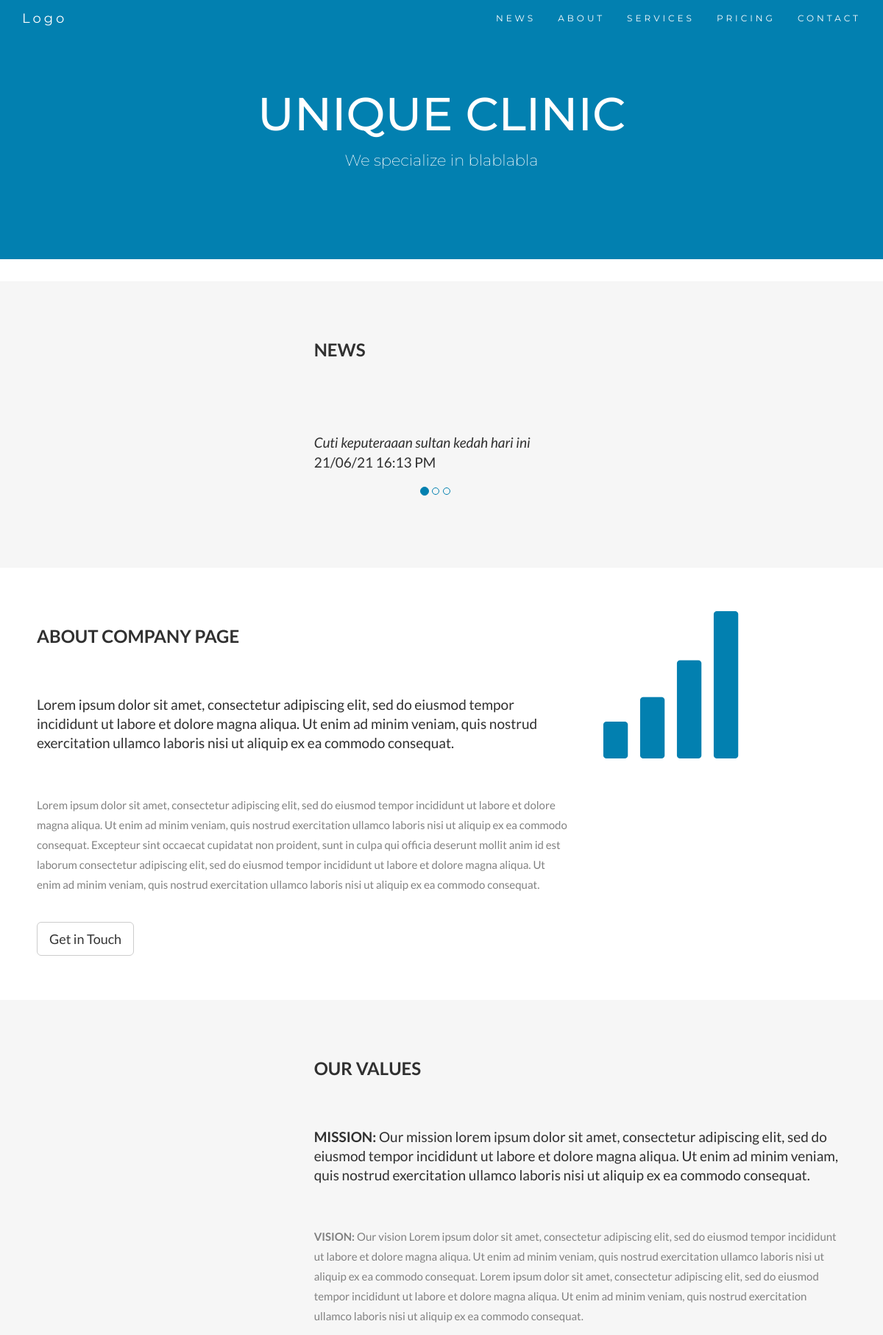
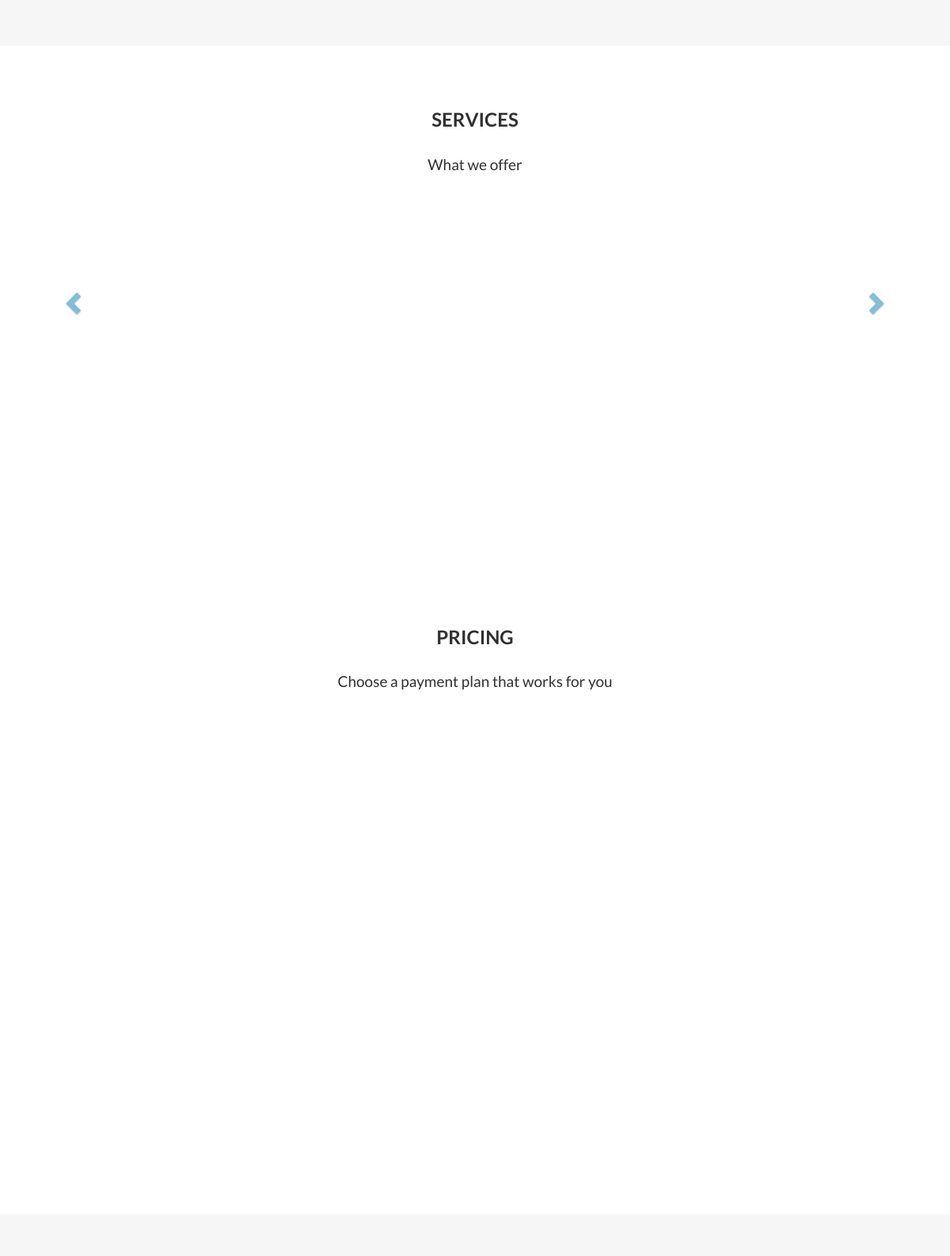
The page / (upper part) on the database its author committed (2 pictures, top to bottom).
### tables this page shows
CREATE TABLE `tbl_news` (
  `newsid` int(6) NOT NULL,
  `news` varchar(200) NOT NULL,
  `newsdate` datetime(6) NOT NULL DEFAULT current_timestamp(6)
);

### index.php (the view, shortened to what this page needs)
<?php
include_once("webapp/php/dbconnect.php");
$sqltopnews = "SELECT * FROM tbl_news ORDER BY newsdate DESC LIMIT 1";
$stmt = $conn->prepare($sqltopnews);
$stmt->execute();
$rowsingle = $stmt->fetch();
?>
<!DOCTYPE html>
<html lang="en">
<head>
  <link rel="stylesheet" href="https://maxcdn.bootstrapcdn.com/bootstrap/3.4.1/css/bootstrap.min.css">
</head>
<body id="myPage" data-spy="scroll" data-target=".navbar" data-offset="60">
  <nav class="navbar navbar-default navbar-fixed-top">
    <div class="container">
      <div class="navbar-header">
        <a class="navbar-brand" href="#myPage">Logo</a>
      </div>
      <div class="collapse navbar-collapse" id="myNavbar">
        <ul class="nav navbar-nav navbar-right">
          <li><a href="#news">NEWS</a></li>
          <li><a href="#about">ABOUT</a></li>
          <li><a href="#services">SERVICES</a></li>
          <li><a href="#pricing">PRICING</a></li>
          <li><a href="#contact">CONTACT</a></li>
        </ul>
      </div>
    </div>
  </nav>
  <div class="jumbotron text-center">
    <h1>UNIQUE CLINIC</h1>
    <p>We specialize in blablabla</p>
  </div>
  <div id="news" class="container-fluid bg-grey">
    <div class="row">
      <div class="col-sm-4">
      </div>
      <div class="col-sm-8">
        <h2>News</h2>
        <div id="myCarousel" class="carousel slide text-left" data-ride="carousel">
          <ol class="carousel-indicators" style="text-align: left;">
            <li data-target="#myCarousel" data-slide-to="0" class="active"></li>
            <li data-target="#myCarousel" data-slide-to="1"></li>
            <li data-target="#myCarousel" data-slide-to="2"></li>
          </ol>
          <?php
          echo "<div class='carousel-inner' role='listbox'>";
          echo "<div class='item active'>";
          echo "<h4>" . $rowsingle['news'] . "<br><span>" . date_format(date_create($rowsingle['newsdate']), 'd/m/y H:i A') . "</span></h4>";
          echo "</div>";
          echo "</div>";
          ?>
        </div>
      </div>
    </div>
  </div>
  <div id="about" class="container-fluid">
    <div class="row">
      <div class="col-sm-8">
        <h2>About Company Page</h2><br>
        <h4>Lorem ipsum dolor sit amet, consectetur adipiscing elit, sed do eiusmod tempor incididunt ut labore et dolore magna aliqua. Ut enim ad minim veniam, quis nostrud exercitation ullamco laboris nisi ut aliquip ex ea commodo consequat.</h4><br>
        <p>Lorem ipsum dolor sit amet, consectetur adipiscing elit, sed do eiusmod tempor incididunt ut labore et dolore magna aliqua. Ut enim ad minim veniam, quis nostrud exercitation ullamco laboris nisi ut aliquip ex ea commodo consequat. Excepteur sint occaecat cupidatat non proident, sunt in culpa qui officia deserunt mollit anim id est laborum consectetur adipiscing elit, sed do eiusmod tempor incididunt ut labore et dolore magna aliqua. Ut enim ad minim veniam, quis nostrud exercitation ullamco laboris nisi ut aliquip ex ea commodo consequat.</p>
        <br><button class="btn btn-default btn-lg">Get in Touch</button>
      </div>
      <div class="col-sm-4">
        <span class="glyphicon glyphicon-signal logo"></span>
      </div>
    </div>
  </div>
  <div class="container-fluid bg-grey">
    <div class="row">
      <div class="col-sm-4">
      </div>
      <div class="col-sm-8">
        <h2>Our Values</h2><br>
        <h4><strong>MISSION:</strong> Our mission lorem ipsum dolor sit amet, consectetur adipiscing elit, sed do eiusmod tempor incididunt ut labore et dolore magna aliqua. Ut enim ad minim veniam, quis nostrud exercitation ullamco laboris nisi ut aliquip ex ea commodo consequat.</h4><br>
        <p><strong>VISION:</strong> Our vision Lorem ipsum dolor sit amet, consectetur adipiscing elit, sed do eiusmod tempor incididunt ut labore et dolore magna aliqua. Ut enim ad minim veniam, quis nostrud exercitation ullamco laboris nisi ut aliquip ex ea commodo consequat.
          Lorem ipsum dolor sit amet, consectetur adipiscing elit, sed do eiusmod tempor incididunt ut labore et dolore magna aliqua. Ut enim ad minim veniam, quis nostrud exercitation ullamco laboris nisi ut aliquip ex ea commodo consequat.</p>
      </div>
    </div>
  </div>
  <div id="services" class="container-fluid text-center">
    <h2>SERVICES</h2>
    <h4>What we offer</h4>
    <br>
    <br><br>
  </div>
  <a class="left carousel-control" href="#myCarousel" role="button" data-slide="prev">
    <span class="glyphicon glyphicon-chevron-left" aria-hidden="true"></span>
  </a>
  <a class="right carousel-control" href="#myCarousel" role="button" data-slide="next">
    <span class="glyphicon glyphicon-chevron-right" aria-hidden="true"></span>
  </a>
  <div id="pricing" class="container-fluid">
    <div class="text-center">
      <h2>Pricing</h2>
      <h4>Choose a payment plan that works for you</h4>
    </div>
  </div>
  <div id="contact" class="container-fluid bg-grey">
  </div>
</body>
</html>

### index.php (style rules this page uses)
body { font: 400 15px Lato, sans-serif; line-height: 1.8; color: #818181; }
h2 { font-size: 24px; text-transform: uppercase; color: #303030; font-weight: 600; margin-bottom: 30px; }
h4 { font-size: 19px; line-height: 1.375em; color: #303030; font-weight: 400; margin-bottom: 30px; }
.jumbotron { background-color: #0280b0; color: #fff; padding: 100px 25px; font-family: Montserrat, sans-serif; }
.container-fluid { padding: 60px 50px; }
.bg-grey { background-color: #f6f6f6; }
.logo { color: #0280b0; font-size: 200px; }
.carousel-control.right, .carousel-control.left { background-image: none; color: #0280b0; }
.carousel-indicators li { border-color: #0280b0; }
.carousel-indicators li.active { background-color: #0280b0; }
.item h4 { font-size: 19px; line-height: 1.375em; font-weight: 400; font-style: italic; margin: 70px 0; }
.item span { font-style: normal; }
.navbar { margin-bottom: 0; background-color: #0280b0; z-index: 9999; border: 0; font-size: 12px !important; line-height: 1.42857143 !important; letter-spacing: 4px; border-radius: 0; font-family: Montserrat, sans-serif; }
.navbar li a, .navbar .navbar-brand { color: #fff !important; }
.slide { animation-name: slide; -webkit-animation-name: slide; animation-duration: 1s; -webkit-animation-duration: 1s; visibility: visible; }

### rows shown on the page
tbl_news: news "Cuti keputeraaan sultan kedah hari ini", newsdate "21/06/21 16:13 PM"
